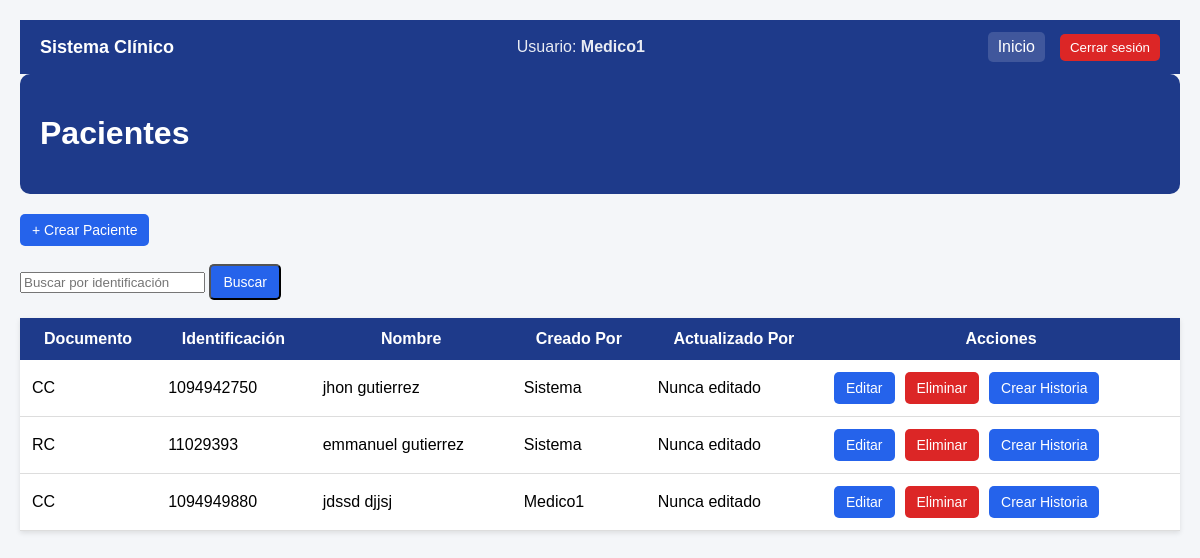
/pacientes/ (signed in), run on an earlier commit of the app's database.
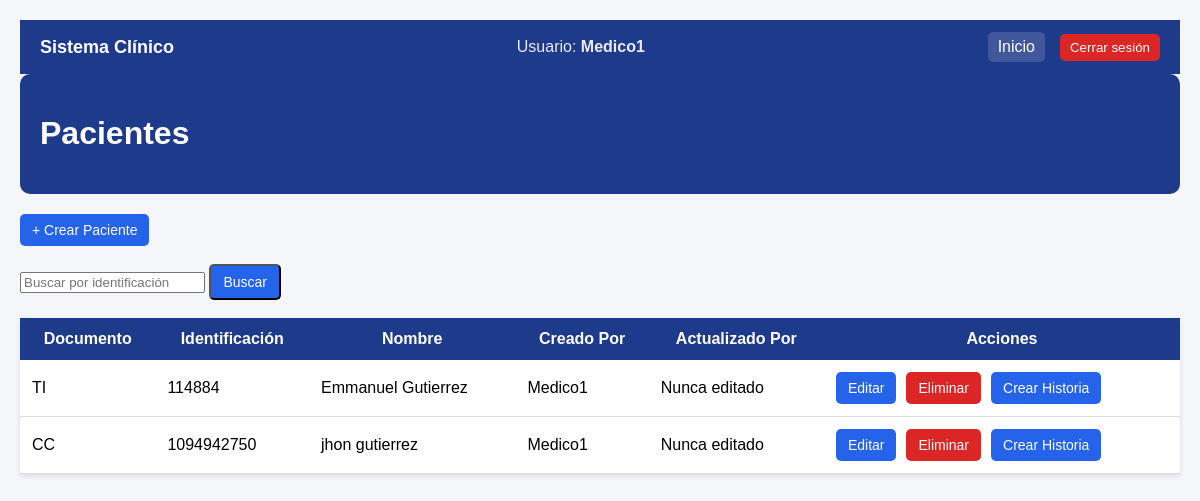
And on a later commit of the database.
### pacientes/models.py (models this page shows, shortened)
class Paciente(models.Model):
    nombre = models.CharField(max_length=100)
    creado_por = models.ForeignKey(
        User,
        on_delete=models.SET_NULL,
        null=True,
        blank=True,
        related_name="pacientes_creados"
    )
    actualizado_por = models.ForeignKey(
        User,
        on_delete=models.SET_NULL,
        null=True,
        blank=True,
        related_name="pacientes_actualizados"
    )
    tipo_documento = models.CharField(max_length=5)
    identificacion = models.CharField(max_length=30,unique=True)
    nombre = models.CharField(max_length=100)
    apellido = models.CharField(max_length=100)
    fecha_nacimiento = models.DateField()
    sexo = models.CharField(max_length=20)

### pacientes/views.py (the view)
# urls.py: path('pacientes/', views.lista_pacientes, name='lista_pacientes'),
@login_required
def lista_pacientes(request):
    pacientes = Paciente.objects.all()
    identificacion = request.GET.get('identificacion')
    if identificacion:
        pacientes = pacientes.filter(
            identificacion__icontains=identificacion
        )
    rol = None
    if request.user.groups.filter(name="medico").exists():
        rol = "medico"
    elif request.user.groups.filter(name="enfermero").exists():
        rol = "enfermero"
    elif request.user.groups.filter(name="admin").exists():
        rol = "admin"
    return render(request, "pacientes/lista_pacientes.html", {"pacientes": pacientes,"rol": rol})

### pacientes/templates/pacientes/lista_pacientes.html (shortened to what this page needs)
<!DOCTYPE html>
<html>
<head>
    {% include 'pacientes/navbar.html' %}
</head>
<body>
<div class="contenedor">
    <div class="encabezado">
        <h1>Pacientes</h1>
    </div>
    <a href="/pacientes/crear/" class="boton">
        + Crear Paciente
    </a>
    <br><br>
    <form method="GET">
        <input
            type="text"
            name="identificacion"
            placeholder="Buscar por identificación"
            value="{{ request.GET.identificacion }}"
        >
        <button type="submit" class="boton">
            Buscar
        </button>
    </form>
    <br>
    <table>
        <thead>
            <tr>
                <th>Documento</th>
                <th>Identificación</th>
                <th>Nombre</th>
                <th>Creado Por</th>
                <th>Actualizado Por</th>
                <th>Acciones</th>
            </tr>
        </thead>
        <tbody>
            {% for paciente in pacientes %}
            <tr>
                <td>{{ paciente.tipo_documento }}</td>
                <td>{{ paciente.identificacion }}</td>
                <td>
                    {{ paciente.nombre }} {{ paciente.apellido }}
                </td>
                <td>
                    {% if paciente.creado_por %}
                        {{ paciente.creado_por.username }}
                    {% else %}
                        Sistema
                    {% endif %}
                </td>
                <td>
                    {% if paciente.actualizado_por %}
                        {{ paciente.actualizado_por.username }}
                    {% else %}
                        Nunca editado
                    {% endif %}
                </td>
                <td>
                    <div class="acciones">
                        <a href="/pacientes/editar/{{paciente.id}}/" class="boton">
                            Editar
                        </a>
                        <a href="/pacientes/eliminar/{{ paciente.id }}/"
                           class="boton boton-rojo"
                           onclick="return confirm('⚠️ ¿Seguro que deseas eliminar este paciente?')">
                            Eliminar
                        </a>
                        <a href="{% url 'crear_historia_paciente' paciente.id %}" class="boton">
                           Crear Historia
                        </a>
                    </div>
                </td>
            </tr>
            {% empty %}
            <tr>
                <td colspan="6">
                    No hay pacientes registrados.
                </td>
            </tr>
            {% endfor %}
        </tbody>
    </table>
</div>
</body>
</html>

What changed in the data, as far as the page shows it:
removed Paciente: tipo_documento "CC", identificacion "1094942750", nombre "jhon", apellido "gutierrez", shows "Sistema", shows "Nunca editado"
removed Paciente: tipo_documento "RC", identificacion "11029393", nombre "emmanuel", apellido "gutierrez", shows "Sistema", shows "Nunca editado"
removed Paciente: tipo_documento "CC", identificacion "1094949880", nombre "jdssd", apellido "djjsj", creado_por.username "Medico1", shows "Nunca editado"
added Paciente: tipo_documento "TI", identificacion "114884", nombre "Emmanuel", apellido "Gutierrez", creado_por.username "Medico1", shows "Nunca editado"
added Paciente: tipo_documento "CC", identificacion "1094942750", nombre "jhon", apellido "gutierrez", creado_por.username "Medico1", shows "Nunca editado"
